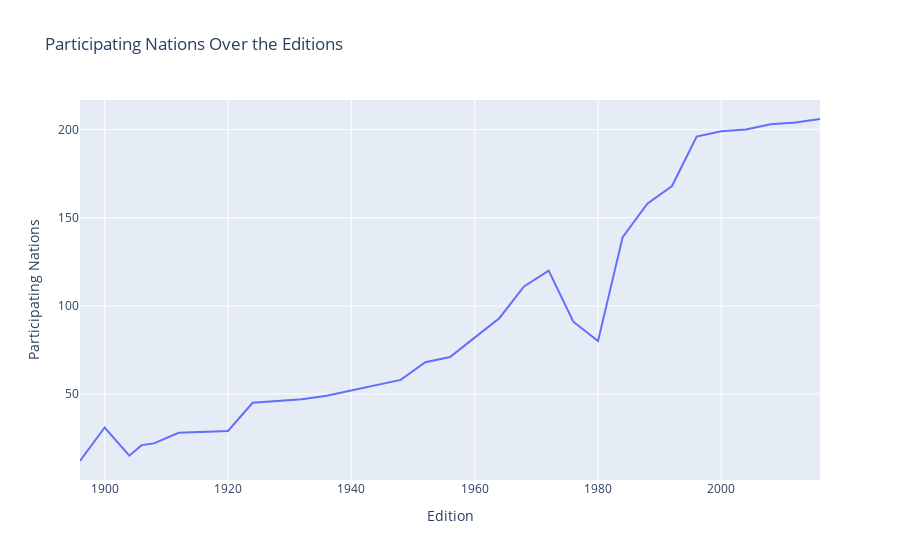

The code cell stored with this chart in its notebook:
### Code cell
#For plotting graph between Edition vs Participating Nations
import plotly.express as px

figure = px.line(nations,x="Edition",y="Participating Nations",title="Participating Nations Over the Editions")
figure.show()

### Figure 1 — Plotly figure (JSON) as saved in the notebook; plotly's stock layout.template omitted (floating-point values rounded to 4 significant figures)
{"data": [{"hovertemplate": "Edition=%{x}<br>Participating Nations=%{y}<extra></extra>", "legendgroup": "", "line": {"color": "#636efa", "dash": "solid"}, "marker": {"symbol": "circle"}, "mode": "lines", "name": "", "orientation": "v", "showlegend": false, "type": "scatter", "x": [1896, 1900, 1904, 1906, 1908, 1912, 1920, 1924, 1928, 1932, 1936, 1948, 1952, 1956, 1960, 1964, 1968, 1972, 1976, 1980, 1984, 1988, 1992, 1996, 2000, 2004, 2008, 2012, 2016], "xaxis": "x", "y": [12, 31, 15, 21, 22, 28, 29, 45, 46, 47, 49, 58, 68, 71, 82, 93, 111, 120, 91, 80, 139, 158, 168, 196, 199, 200, 203, 204, 206], "yaxis": "y"}], "layout": {"autosize": true, "legend": {"tracegroupgap": 0}, "title": {"text": "Participating Nations Over the Editions"}, "xaxis": {"anchor": "y", "autorange": true, "domain": [0, 1], "range": [1896, 2016], "title": {"text": "Edition"}, "type": "linear"}, "yaxis": {"anchor": "x", "autorange": true, "domain": [0, 1], "range": [1.222, 216.8], "title": {"text": "Participating Nations"}, "type": "linear"}}}
